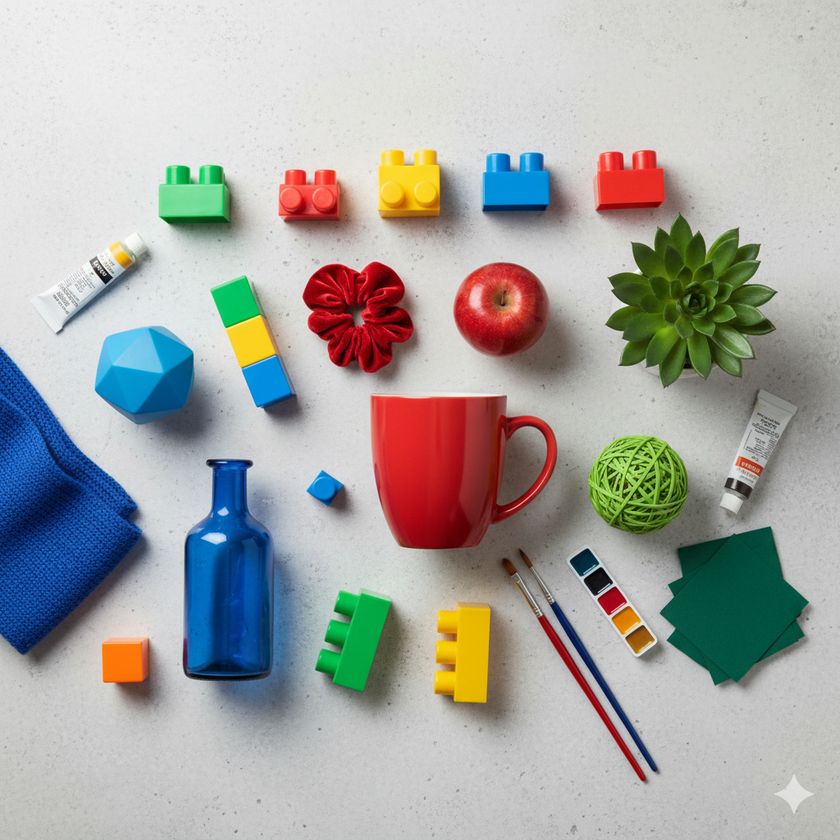
#> input picture colores_varios.png, 840 x 840 px, shrunk from 1024 x 1024 before the run
$ python detectar_color_especifico.py
#> lines starting #> are read from the running program, lines starting #| are printed output that depends on the picture; after the words box and inside, x2 and y2 are one past the last pixel; in counts of white or black regions, pixels touching at a corner belong together
import cv2
import numpy as np

def detectar_color_especifico(ruta_imagen, color_nombre="Rojo"):
    # 1. Cargar la imagen
#> called with ruta_imagen = 'colores_varios.png', color_nombre = 'rojo'
    imagen = cv2.imread(ruta_imagen)
#> imagen is the input picture: shape (840, 840, 3); mean B, G, R 165.4, 168.3, 167.8

    if imagen is None:
        print(f"Error: No se pudo cargar la imagen en {ruta_imagen}. Verifica la ruta o el formato del archivo.")
        return

    # Mostrar la imagen original para referencia
    cv2.imshow('Imagen Original', imagen)

    # 2. Convertir la imagen al espacio de color HSV
    # HSV (Hue, Saturation, Value) es ideal para la segmentación de colores porque
    # el "Hue" (matiz) representa el color en sí, independientemente de su brillo o intensidad.
    hsv = cv2.cvtColor(imagen, cv2.COLOR_BGR2HSV)
#> hsv: shape (840, 840, 3); mean H, S, V 62.2, 57.9, 184.8

    # 3. Definir los rangos para el color deseado en HSV
    # Cada color tiene un rango de valores de Hue, Saturation y Value.
    # El rojo es especial porque su rango de Hue se "envuelve" alrededor del espectro,
    # así que necesita dos rangos.

    if color_nombre.lower() == "rojo":
        # Rangos para el color rojo en HSV
        # Hue (matiz): 0-179 (OpenCV escala el hue de 0-360 a 0-179)
        # Saturation (saturación): 0-255
        # Value (valor/brillo): 0-255
        lower_bound_1 = np.array([0, 100, 100])
        upper_bound_1 = np.array([10, 255, 255])
        lower_bound_2 = np.array([160, 100, 100])
        upper_bound_2 = np.array([179, 255, 255])

        # Crear dos máscaras para el rojo y combinarlas
        mask1 = cv2.inRange(hsv, lower_bound_1, upper_bound_1)
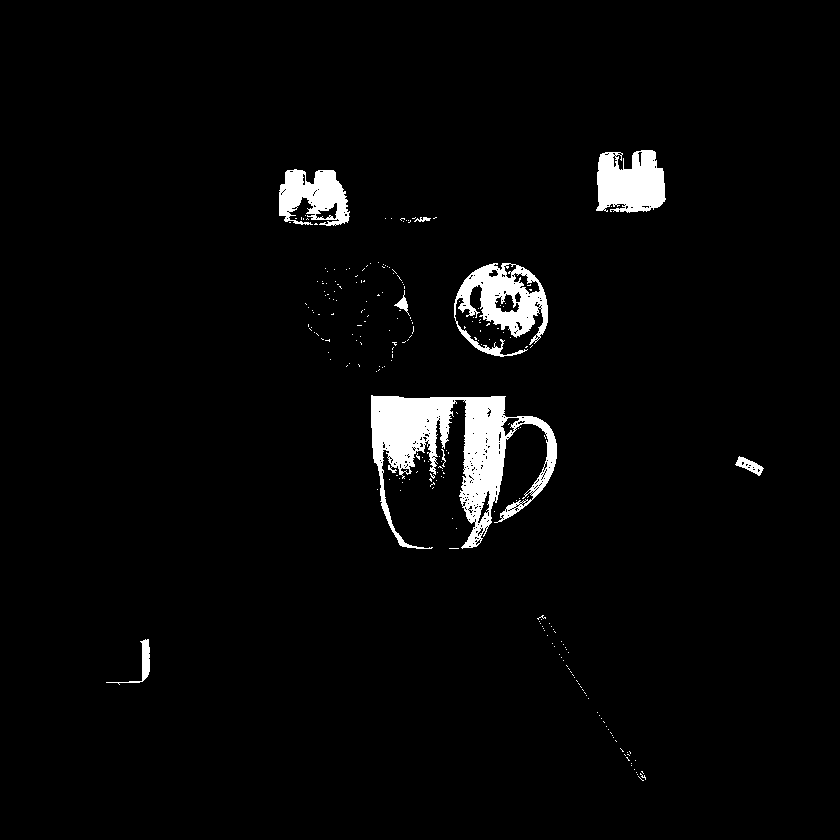
#> mask1: shape (840, 840); 3.2% white; 235 white regions (226 under 20 px), largest, box (x1, y1, x2, y2) and area: (371, 395, 557, 549) 11189, (454, 263, 548, 357) 4073, (596, 150, 666, 213) 3427
        mask2 = cv2.inRange(hsv, lower_bound_2, upper_bound_2)
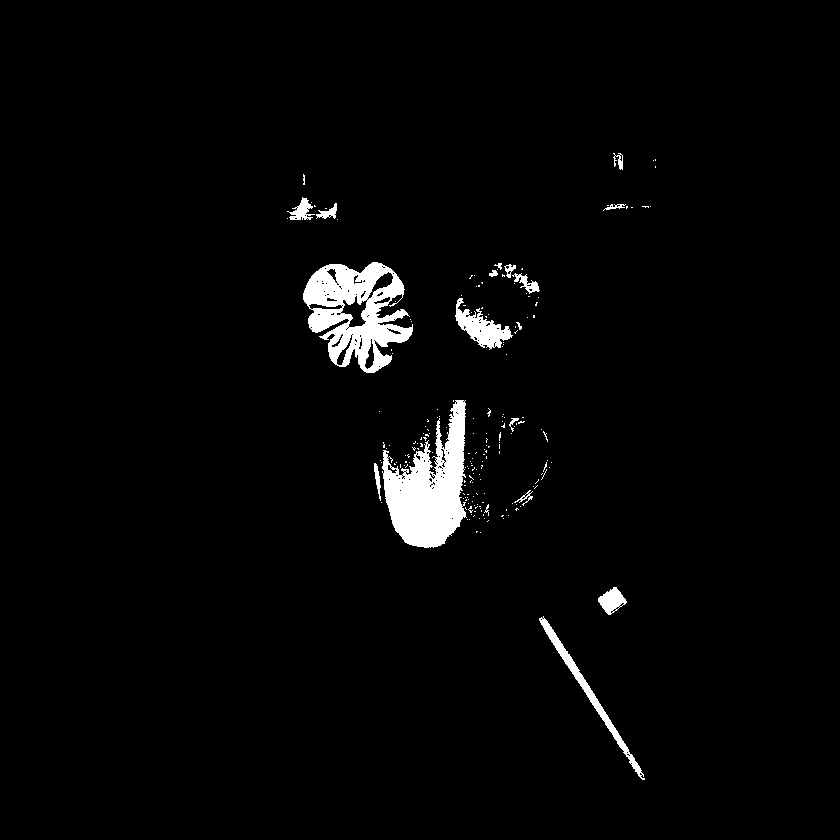
#> mask2: shape (840, 840); 2.6% white; 197 white regions (179 under 20 px), largest, box (x1, y1, x2, y2) and area: (382, 400, 467, 548) 7030, (303, 262, 413, 373) 6590, (539, 616, 645, 780) 1293
        final_mask = mask1 + mask2
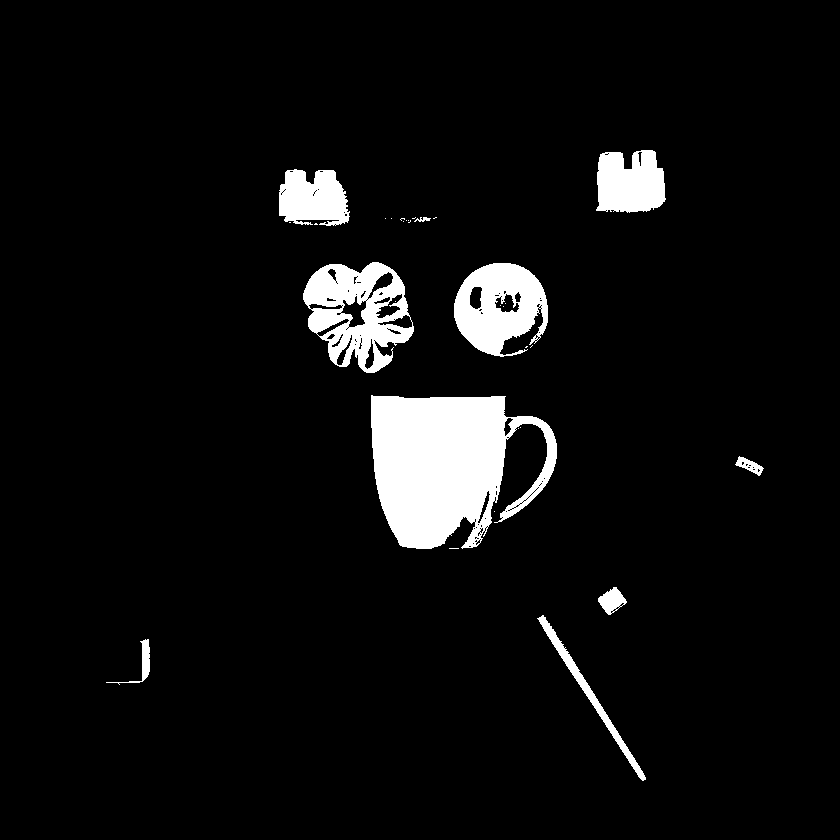
#> final_mask: shape (840, 840); 5.8% white; 31 white regions (21 under 20 px), largest, box (x1, y1, x2, y2) and area: (371, 395, 557, 549) 18981, (303, 262, 414, 373) 6895, (454, 263, 548, 357) 5776
        print(f"Detectando el color: {color_nombre}")

    elif color_nombre.lower() == "azul":
        # Rangos para el color azul en HSV
        lower_bound = np.array([90, 50, 50])
        upper_bound = np.array([130, 255, 255])
        final_mask = cv2.inRange(hsv, lower_bound, upper_bound)
        print(f"Detectando el color: {color_nombre}")

    elif color_nombre.lower() == "verde":
        # Rangos para el color verde en HSV
        lower_bound = np.array([40, 50, 50])
        upper_bound = np.array([80, 255, 255])
        final_mask = cv2.inRange(hsv, lower_bound, upper_bound)
        print(f"Detectando el color: {color_nombre}")

    else:
        print("Color no reconocido. Por favor, elige 'rojo', 'azul' o 'verde'.")
        return

    # 4. Aplicar la máscara a la imagen original
    # La máscara es una imagen binaria (blanco y negro) donde el blanco representa
    # los píxeles que caen dentro del rango de color definido.
    # cv2.bitwise_and combina la imagen original con la máscara,
    # mostrando solo los píxeles del color detectado.
    resultado_color = cv2.bitwise_and(imagen, imagen, mask=final_mask)
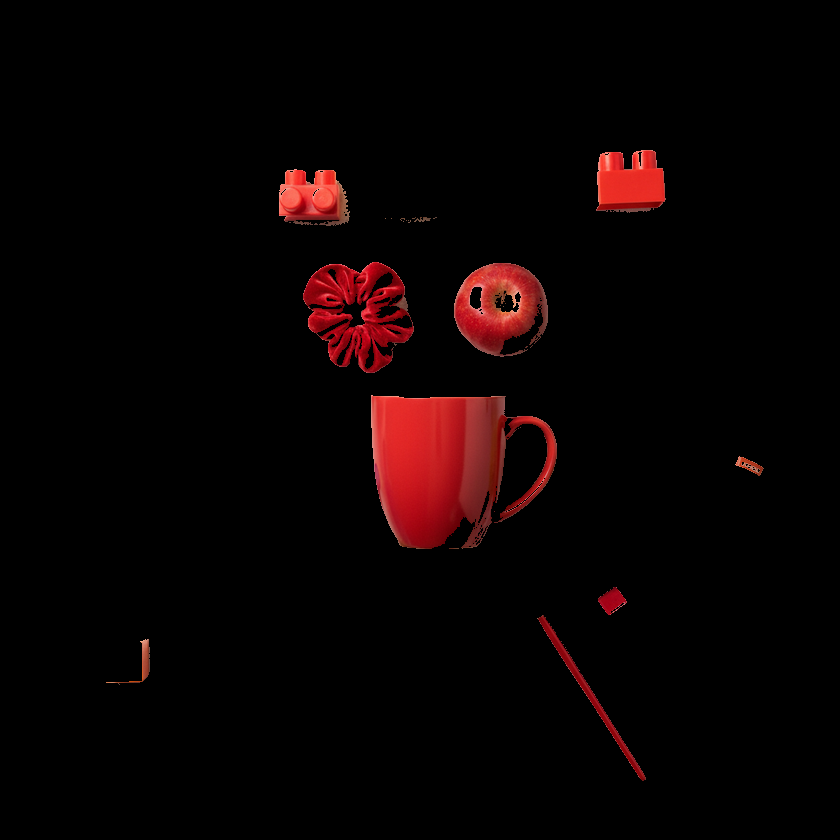
#> resultado_color: shape (840, 840, 3); mean B, G, R 2.2, 2.2, 10.2

    # 5. Mostrar los resultados
    cv2.imshow(f'Color {color_nombre} Detectado', resultado_color)

    # Esperar indefinidamente hasta que se presione una tecla y luego cerrar las ventanas
    cv2.waitKey(0)
    cv2.destroyAllWindows()


#Ejemplos para la deteccion de colores con la imagen en la misma carpeta:

detectar_color_especifico('colores_varios.png', "rojo")
# detectar_color_especifico('colores_varios.png', "azul")
# detectar_color_especifico('colores_varios.png', "verde")
